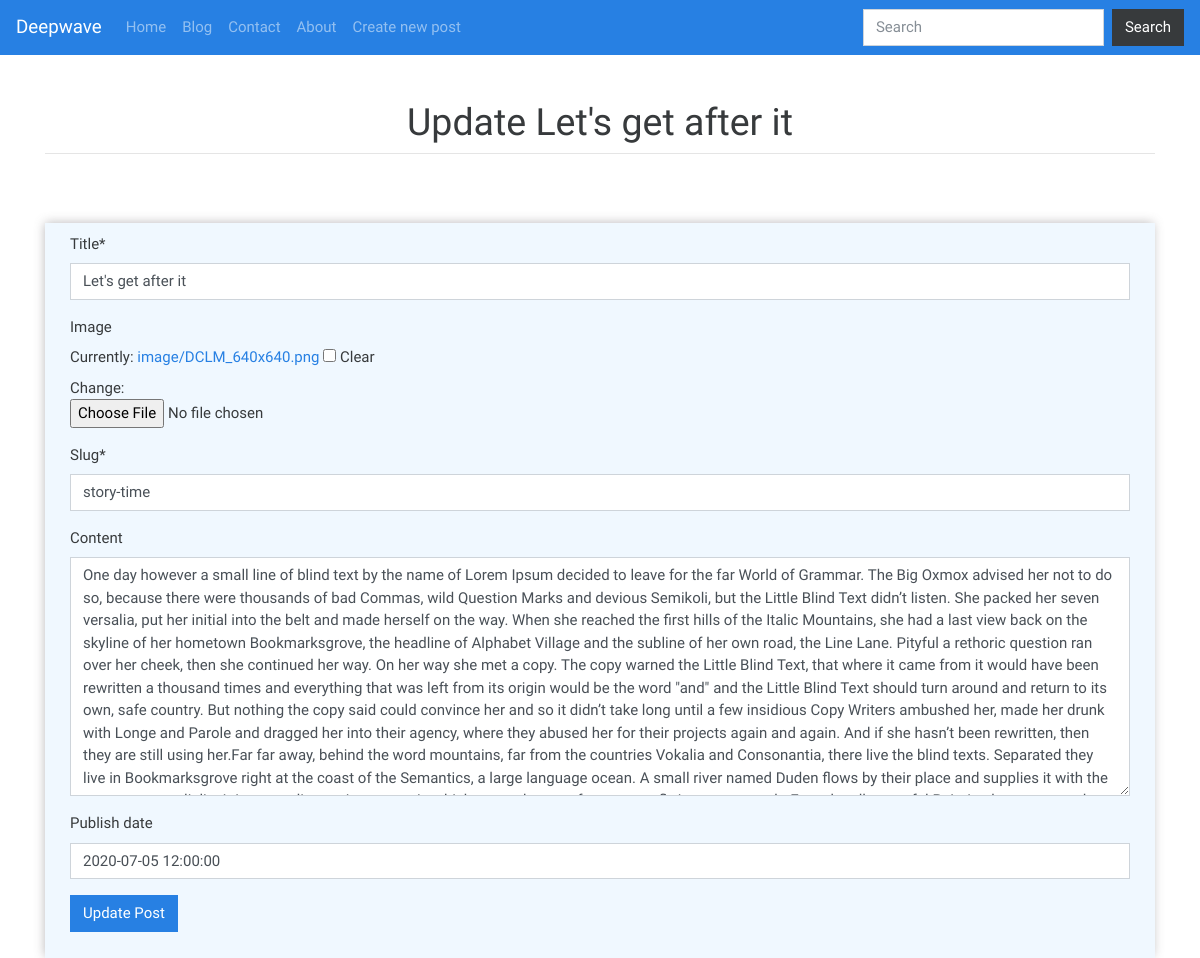
/blog/story-time/edit/ (signed in), run on an earlier commit of the app's database.
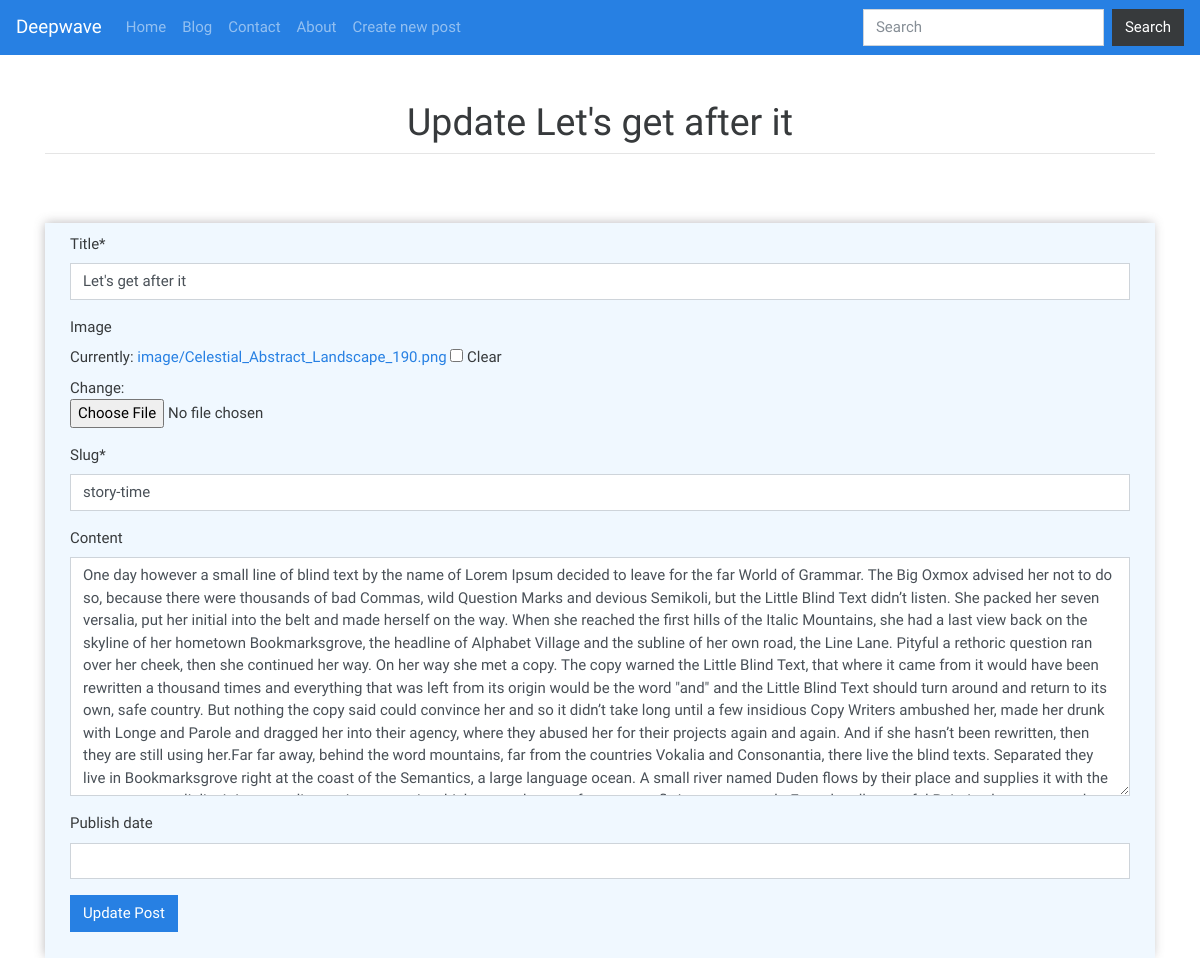
And on a later commit of the database.
### blog/models.py (models this page shows, shortened)
class BlogPost(models.Model):
    User = models.ForeignKey(User, default=1, null=True, on_delete=models.SET_NULL)
    title = models.CharField(max_length=255)
    slug = models.SlugField(unique=True) #hello world -> hello-world
    content = models.TextField(null=True, blank=True)
    publish_date = models.DateTimeField( auto_now=False, auto_now_add=False, blank=True, null=True)
    image = models.ImageField(upload_to='image/', blank=True, null=True)
    timestamp = models.DateTimeField(auto_now_add=True) #when added to the database, the field changes to that time
    updated = models.DateTimeField(auto_now=True) #when save is hit, the time changes
    objects = BlogPostManager()
    class Meta:
        ordering = ['-updated', '-publish_date', '-timestamp' ]

### blog/views.py (the view)
# urls.py: path('<str:slug>/edit/', blogPostUpdateView),
@staff_member_required
def blogPostUpdateView(request, slug):
    postInstance = get_object_or_404(BlogPost, slug=slug)
    title = f"Update {postInstance.title}"
    form = BlogPostModelForm(request.POST or None, request.FILES or None, instance=postInstance)
    if form.is_valid():
        form.save()
    template_name = "form.html"
    context = {"form": form, "title": title, "action":"Update Post"}
    return render(request, template_name, context)

### blog/forms.py (shortened to what this page needs)
class BlogPostModelForm(forms.ModelForm):
    class Meta:
        model = BlogPost
        fields = ['title', 'image', 'slug', 'content', 'publish_date']
        widgets = {
            'publish_date': DatePickerInput(format='%d/%m/%Y %H:%M')
        }

### blog/models.py (called while the page is built)
    def get_queryset(self):
        return BlogPostQuerySet(self.model, using=self._db)

### templates/form.html (shortened to what this page needs)
{% extends 'base.html' %}
{% load crispy_forms_tags %}
{% load bootstrap4 %}
{% block content %}
<br>
<div class="container contact-form">
    <form method="POST" action="." enctype="multipart/form-data">{% csrf_token %}
            <div class="col-md-12">
                {{form|crispy}}
                <div class="form-group">
                    <input type="submit" class="btn btn-primary" value="{{action}}" />
                </div>
            </div>
    </form>
{% endblock content %}

What changed in the data, as far as the page shows it:
changed BlogPost "Let's get after it": publish_date "2020-07-05 12:00:00" → (not shown)
Also different on the page:
text no longer shown: "Title * Image Currently: image/DCLM_640x640.png Clear Change: Slug * Content Publish date"
text now shown: "Title * Image Currently: image/Celestial_Abstract_Landscape_190.png Clear Change: Slug * Content Publish date"
